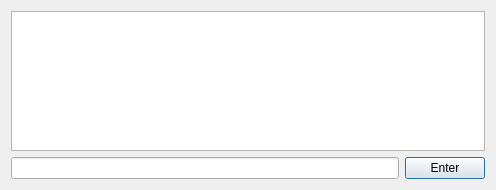
<?xml version="1.0" encoding="UTF-8"?>
<ui version="4.0">
 <class>DebugConsoleDialog</class>
 <widget class="QDialog" name="DebugConsoleDialog">
  <property name="geometry">
   <rect>
    <x>0</x>
    <y>0</y>
    <width>496</width>
    <height>190</height>
   </rect>
  </property>
  <property name="windowTitle">
   <string>Dialog</string>
  </property>
  <property name="locale">
   <locale language="Russian" country="RussianFederation"/>
  </property>
  <layout class="QGridLayout" name="gridLayout_2">
   <item row="0" column="0">
    <layout class="QGridLayout" name="gridLayout">
     <item row="0" column="1">
      <layout class="QVBoxLayout" name="verticalLayout">
       <item>
        <widget class="QTextEdit" name="textEdit"/>
       </item>
       <item>
        <layout class="QHBoxLayout" name="horizontalLayout">
         <item>
          <widget class="QLineEdit" name="lineEdit"/>
         </item>
         <item>
          <widget class="QPushButton" name="enterPushButton">
           <property name="text">
            <string>Enter</string>
           </property>
          </widget>
         </item>
        </layout>
       </item>
      </layout>
     </item>
    </layout>
   </item>
  </layout>
 </widget>
 <resources/>
 <connections/>
</ui>
